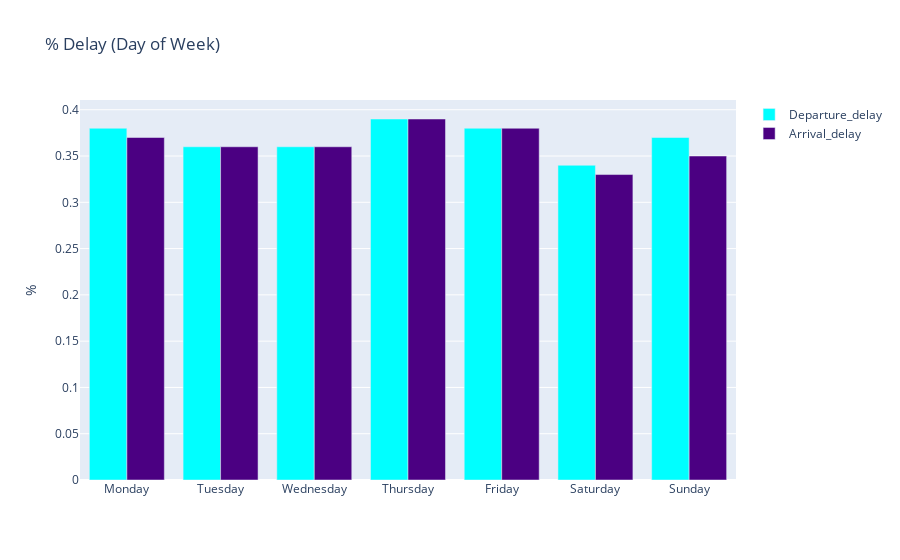

Notebook code cell kept with this figure:
### Code cell
dff = df.groupby('DAY_OF_WEEK').dep_delay.mean().round(2)
dff.index = dff.index.map(dayOfWeek)

trace1 = go.Bar(
    x=dff.index,
    y=dff.values,
    name = 'Departure_delay',
    marker=dict(
        color = 'cyan'
    )
)

dff = df.groupby('DAY_OF_WEEK').arr_delay.mean().round(2)
dff.index = dff.index.map(dayOfWeek)

trace2 = go.Bar(
    x=dff.index,
    y=dff.values,
    name='Arrival_delay',
    marker=dict(
        color = 'indigo'
    )
)

data = [trace1,trace2]
layout = go.Layout(
    title='% Delay (Day of Week)', 
    yaxis = dict(title = '%')
)

fig = go.Figure(data=data, layout=layout)
py.iplot(fig)

### Figure 1 — Plotly figure (JSON) as saved in the notebook; plotly's stock layout.template omitted (floating-point values rounded to 4 significant figures)
{"data": [{"marker": {"color": "cyan"}, "name": "Departure_delay", "type": "bar", "x": ["Monday", "Tuesday", "Wednesday", "Thursday", "Friday", "Saturday", "Sunday"], "y": [0.38, 0.36, 0.36, 0.39, 0.38, 0.34, 0.37]}, {"marker": {"color": "indigo"}, "name": "Arrival_delay", "type": "bar", "x": ["Monday", "Tuesday", "Wednesday", "Thursday", "Friday", "Saturday", "Sunday"], "y": [0.37, 0.36, 0.36, 0.39, 0.38, 0.33, 0.35]}], "layout": {"title": {"text": "% Delay (Day of Week)"}, "yaxis": {"title": {"text": "%"}}}}
